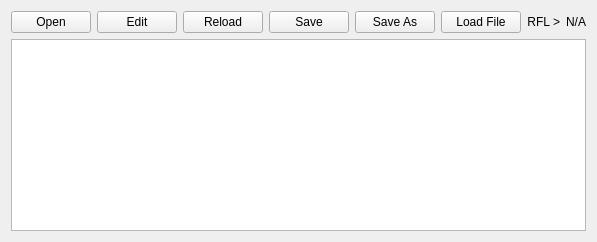
      <widget class="QWidget" name="tab">
       <attribute name="title">
        <string>File</string>
       </attribute>
       <layout class="QGridLayout" name="gridLayout_6">
        <item row="1" column="0" colspan="8">
         <widget class="QPlainTextEdit" name="gcode_pte">
          <property name="font">
           <font>
            <family>Latin Modern Mono</family>
            <pointsize>14</pointsize>
            <weight>75</weight>
            <bold>true</bold>
           </font>
          </property>
         </widget>
        </item>
        <item row="0" column="7">
         <widget class="QLabel" name="start_line_lb">
          <property name="text">
           <string>N/A</string>
          </property>
          <property name="alignment">
           <set>Qt::AlignRight|Qt::AlignTrailing|Qt::AlignVCenter</set>
          </property>
         </widget>
        </item>
        <item row="0" column="5">
         <widget class="QPushButton" name="pushButton_9">
          <property name="text">
           <string>Load File</string>
          </property>
          <property name="function" stdset="0">
           <string>load_file</string>
          </property>
          <property name="filename" stdset="0">
           <string>./square.ngc</string>
          </property>
         </widget>
        </item>
        <item row="0" column="1">
         <widget class="QPushButton" name="edit_pb">
          <property name="text">
           <string>Edit</string>
          </property>
         </widget>
        </item>
        <item row="0" column="2">
         <widget class="QPushButton" name="reload_pb">
          <property name="text">
           <string>Reload</string>
          </property>
         </widget>
        </item>
        <item row="0" column="6">
         <widget class="QLabel" name="label_46">
          <property name="text">
           <string>RFL &gt;</string>
          </property>
          <property name="alignment">
           <set>Qt::AlignRight|Qt::AlignTrailing|Qt::AlignVCenter</set>
          </property>
         </widget>
        </item>
        <item row="0" column="4">
         <widget class="QPushButton" name="save_as_pb">
          <property name="text">
           <string>Save As</string>
          </property>
          <property name="led_indicator" stdset="0">
           <bool>true</bool>
          </property>
         </widget>
        </item>
        <item row="0" column="0">
         <widget class="QPushButton" name="open_pb">
          <property name="text">
           <string>Open</string>
          </property>
         </widget>
        </item>
        <item row="0" column="3">
         <widget class="QPushButton" name="save_pb">
          <property name="text">
           <string>Save</string>
          </property>
          <property name="led_indicator" stdset="0">
           <bool>true</bool>
          </property>
         </widget>
        </item>
       </layout>
      </widget>
